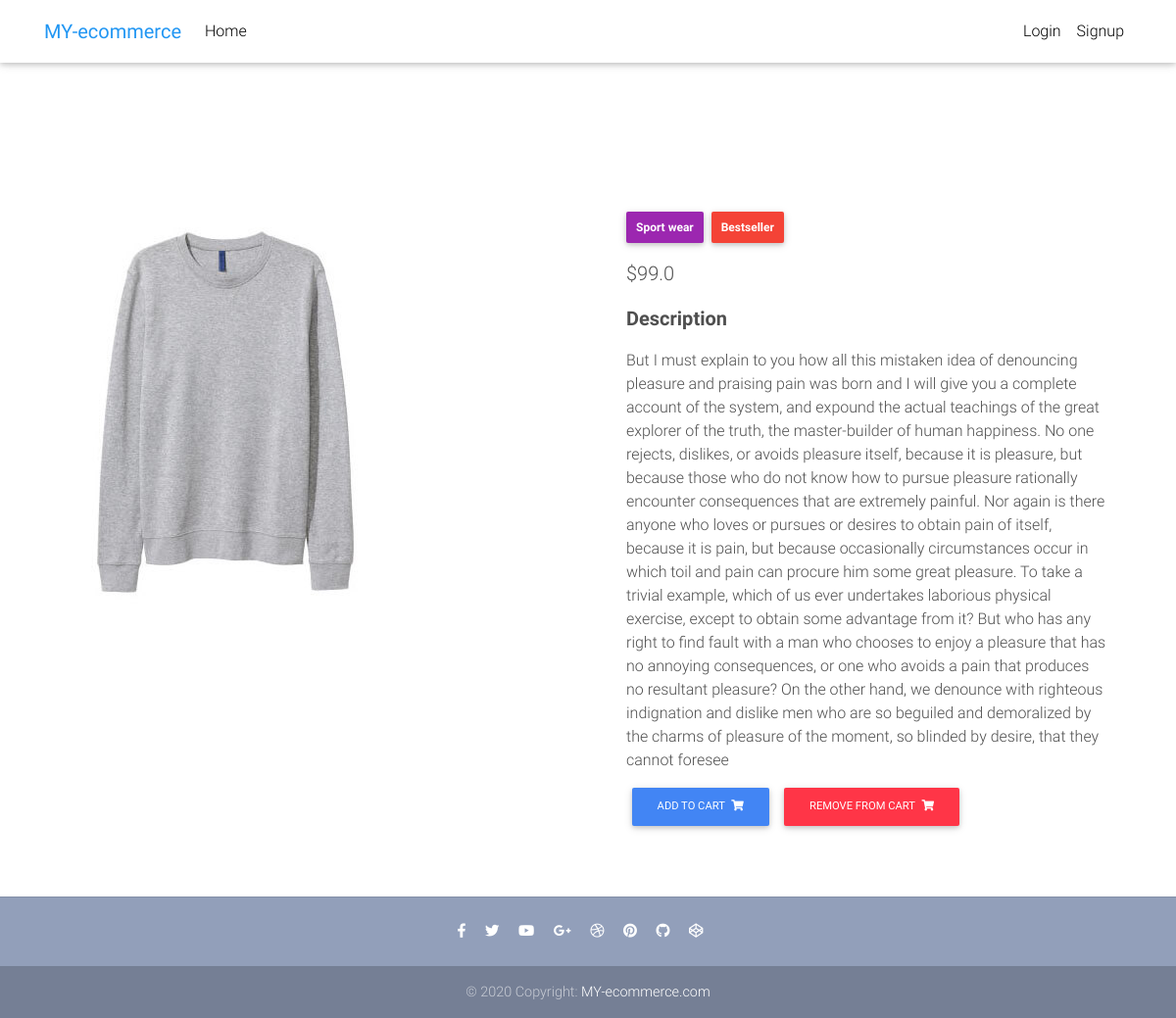
The page /product/grey-blouse/ on the database its author committed.
### ecommerce/models.py (models this page shows, shortened)
class Item(models.Model):
    title = models.CharField(max_length=100)
    price = models.FloatField()
    discount_price = models.FloatField(blank=True, null=True)
    category = models.CharField(choices=CATEGORY_CHOICES, max_length=2)
    label = models.CharField(choices=LABEL_CHOICES, max_length=1)
    slug = models.SlugField(unique=True)
    description = models.TextField()
    image = models.ImageField(upload_to='product/images')
    def get_remove_from_cart_url(self):
        return reverse("ecommerce:remove-from-cart", kwargs={
            'slug': self.slug
        })
    def get_add_to_cart_url(self):
        return reverse("ecommerce:add-to-cart", kwargs={
            'slug': self.slug
        })

### ecommerce/views.py (the view)
# urls.py: path('product/<slug>/', ItemDetailView.as_view(), name='product'),
class ItemDetailView(DetailView):
    model = Item
    template_name = "product.html"

### templates/product.html
{% extends "base.html" %}
{% block content %}
<main class="mt-5 pt-4">
    <div class="container dark-grey-text mt-5">
        <div class="row wow fadeIn">
            <div class="col-md-6 mb-4">
                <img src="{{ object.image.url }}" class="img-fluid" alt="">
            </div>
            <div class="col-md-6 mb-4">
                <div class="p-4">
                    <div class="mb-3">
                        <a href="">
                            <span class="badge purple mr-1"
                                  style="padding: 10px">{{ object.get_category_display }}</span>
                        </a>
                        {% if item.label == 'P' %} <a href=""><span class="badge red mr-1" style="padding: 10px">Bestseller</span></a>
                        {% elif item.label == 'D' %} <a href=""><span class="badge blue mr-1"
                                                                      style="padding: 10px">New</span></a>
                        {% endif %}
                    </div>
                    <p class="lead">
                        {% if object.discount_price %}
                        <span class="mr-1">
                <del>${{ object.price }}</del>
              </span>
                        <span>${{ object.discount_price }}</span>
                        {% else %}
                        <span>${{ object.price }}</span>
                        {% endif %}
                    </p>
                    <p class="lead font-weight-bold">Description</p>
                    <p>{{ object.description }}</p>
                    <a class="btn btn-primary btn-md my-0 p" href="{{object.get_add_to_cart_url}}">
                        Add to cart
                        <i class="fas fa-shopping-cart ml-1"></i>
                    </a>
                    <a class="btn btn-danger btn-md my-0 p" href="{{object.get_remove_from_cart_url}}">
                        Remove From Cart
                        <i class="fas fa-shopping-cart ml-1"></i>
                    </a>
                </div>
            </div>
        </div>
    </div>
</main>
{% endblock content %}

### templates/base.html (style rules this page uses)
html, body, header, .carousel { height: 60vh; }

### rows shown on the page
Item: image (picture), category "Sport wear", price "99.0", description "But I must explain to you how all this mistaken idea of denouncing pleasure and praising pain was born and I will give you a complete account of the system, and expound the actual teachings of the great explorer of the truth, the master-builder of human happiness. No one rejects, dislikes, or avoids pleasure itself, because it is pleasure, but because those who do not know how to pursue pleasure rationally encounter consequences that are extremely painful. Nor again is there anyone who loves or pursues or desires to obtain pain of itself, because it is pain, but because occasionally circumstances occur in which toil and pain can procure him some great pleasure. To take a trivial example,…"
